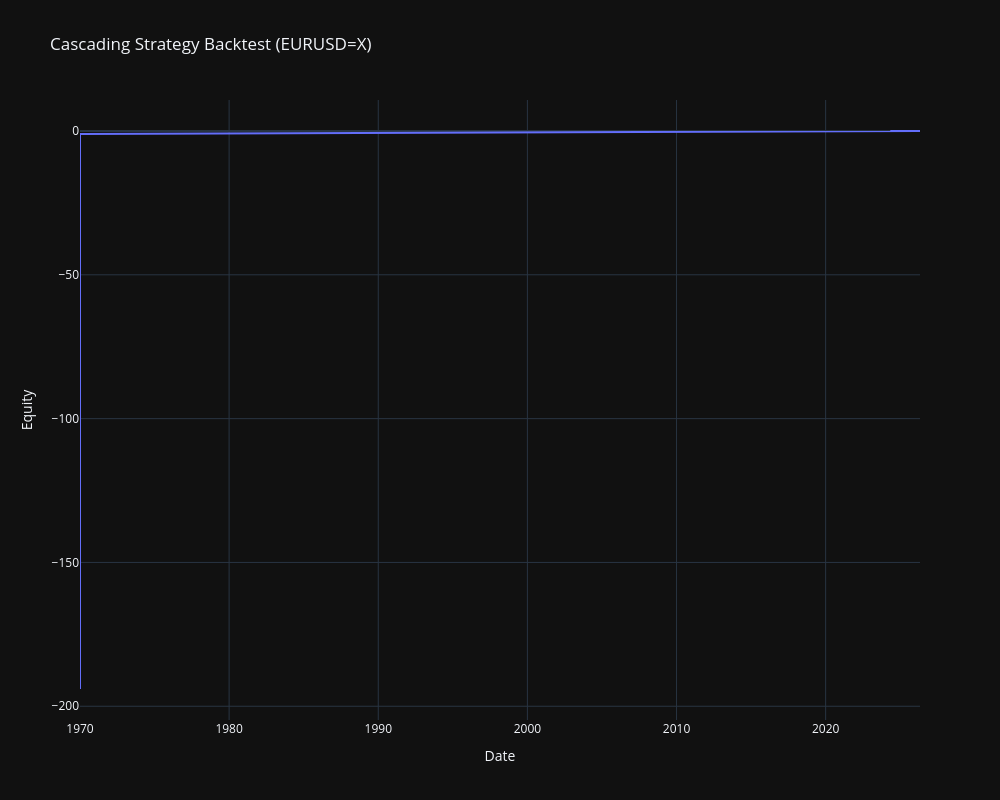

Notebook code for this chart:
### Code cell
import pandas as pd

fig = go.Figure()

df.index = pd.to_datetime(df.index, utc=True)

fig.add_trace(go.Scatter(
    x=df.index,
    y=df['Balance'],
    mode='lines',
    name='Equity Curve'
))

fig.update_layout(
    title=f"Cascading Strategy Backtest ({symbol})",
    xaxis_title="Date",
    yaxis_title="Equity",
    template="plotly_dark",
    height=800,
    width=1000
)

fig.show()

### Figure 1 — Plotly figure (JSON) as saved in the notebook; plotly's stock layout.template omitted (floating-point values rounded to 4 significant figures; data arrays with more than 128 entries replaced by an {"elided": "..."} marker saying what was removed)
{"data": [{"mode": "lines", "name": "Equity Curve", "type": "scatter", "x": {"elided": "12432 str values"}, "y": {"elided": "12432 float values"}}], "layout": {"height": 800, "title": {"text": "Cascading Strategy Backtest (EURUSD=X)"}, "width": 1000, "xaxis": {"title": {"text": "Date"}}, "yaxis": {"title": {"text": "Equity"}}}}
